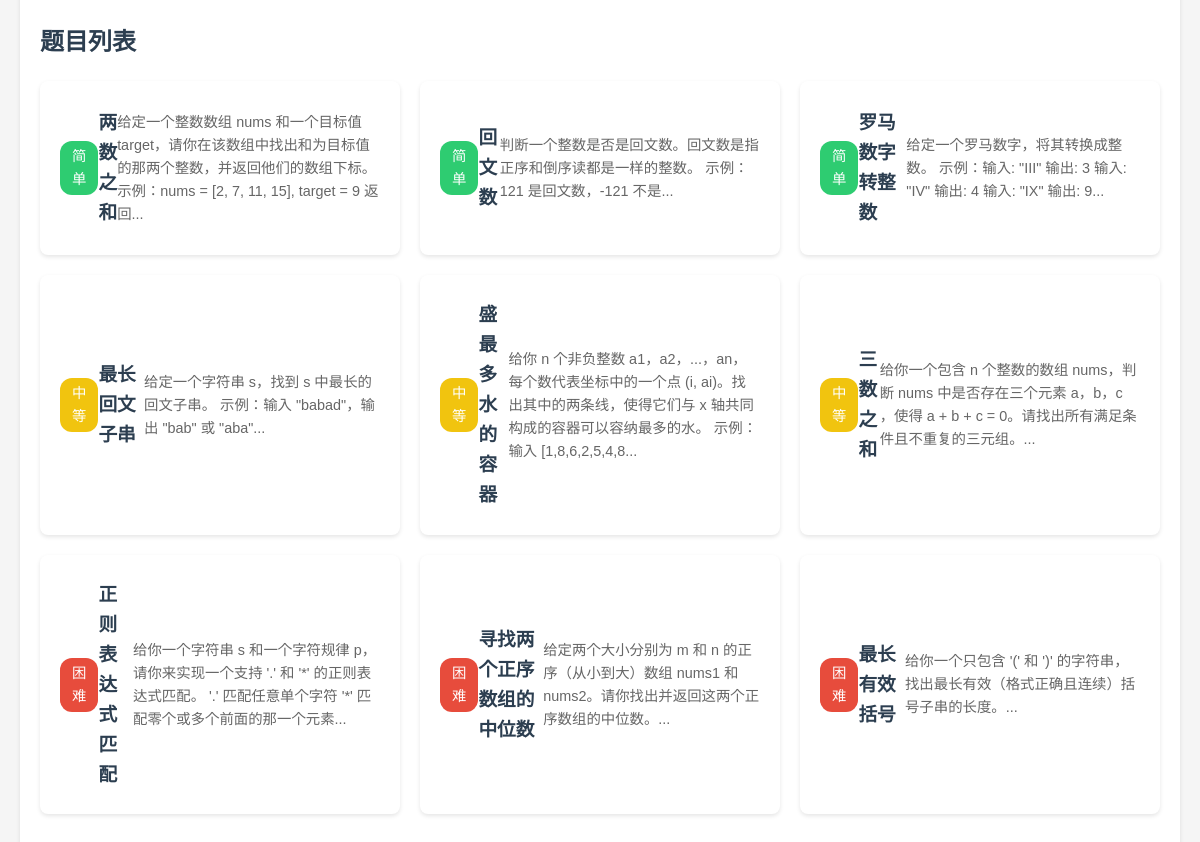
Page /dashboard (signed in, middle part) on the earlier database version.
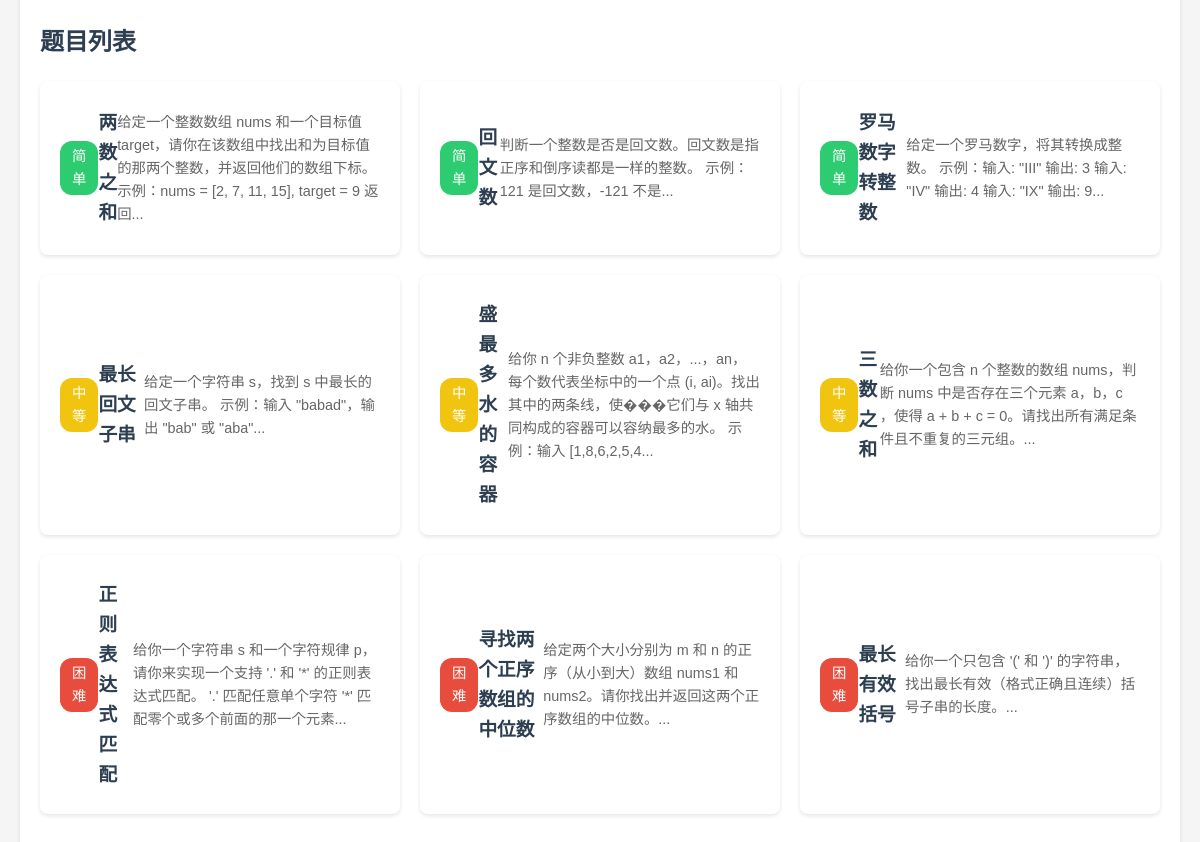
Same page on the later database version.
### 1.py (models this page shows)
class Problem(db.Model):
    id = db.Column(db.Integer, primary_key=True)
    title = db.Column(db.String(100), nullable=False)
    content = db.Column(db.Text, nullable=False)
    answer = db.Column(db.Text, nullable=False)
    difficulty = db.Column(db.Integer) # 1-简单, 2-中等, 3-困难
    standard_code = db.Column(db.Text, nullable=True) # 标准答案代码
    test_cases = db.Column(db.Text, nullable=True) # 测试用例，JSON格式存储

### 1.py (the view)
@app.route('/dashboard')
@login_required
def dashboard():
    user = User.query.get(session['user_id'])
    if user is None:
        session.clear()
        return redirect(url_for('login'))
    problems = Problem.query.all()
    submissions = Submission.query.filter_by(user_id=user.id).all()
    solved_problems = set(user.solved_problems.split(',')) if user.solved_problems else set()
    stats = {
        'submission_count': len(submissions),
        'solved_count': len(solved_problems),
        'pass_rate': round(len(solved_problems) / len(submissions) * 100 if submissions else 0),
        'user_level': calculate_user_level(len(solved_problems))
    }
    return render_template('dashboard.html',
                         current_user=user,
                         problems=problems,
                         user_level=stats['user_level'],
                         solved_count=stats['solved_count'],
                         submission_count=stats['submission_count'],
                         pass_rate=stats['pass_rate'])

### 1.py (called while the page is built)
def login_required(f):
    @wraps(f)
    def decorated_function(*args, **kwargs):
        if 'user_id' not in session:
            return redirect(url_for('login'))
        user = User.query.get(session['user_id'])
        if user is None:
            session.clear()
            return redirect(url_for('login'))
        return f(*args, **kwargs)
    return decorated_function

def calculate_user_level(solved_count):
    if solved_count < 5:
        return 1
    elif solved_count < 20:
        return 2
    elif solved_count < 50:
        return 3
    elif solved_count < 100:
        return 4
    else:
        return 5

### templates/dashboard.html (shortened to what this page needs)
{% extends "base.html" %}
{% block content %}
<div class="dashboard-content">
    <div class="problem-section">
        <h2>题目列表</h2>
        <div class="problem-grid">
            {% for problem in problems %}
            <a href="{{ url_for('problem_detail', problem_id=problem.id) }}" class="problem-card">
                <span class="difficulty difficulty-{{ problem.difficulty }}">
                    {{ '简单' if problem.difficulty == 1 else '中等' if problem.difficulty == 2 else '困难' }}
                </span>
                <h3>{{ problem.title }}</h3>
                <p>{{ problem.content[:100] }}...</p>
            </a>
            {% endfor %}
        </div>
    </div>
</div>
{% endblock %}

Differences in the rows shown:
changed Problem "盛最多水的容器": content "给你 n 个非负整数 a1，a2，...，an，每个数代表坐标中的一个点 (i, ai)。找出其中的两条线，使得它们与 x 轴共同构成的容器可以容纳最多的水。 示例：输入 [1,8,6,2,5,4,8" → "给你 n 个非负整数 a1，a2，...，an，每个数代表坐标中的一个点 (i, ai)。找出其中的两条线，使���它们与 x 轴共同构成的容器可以容纳最多的水。 示例：输入 [1,8,6,2,5,4"
